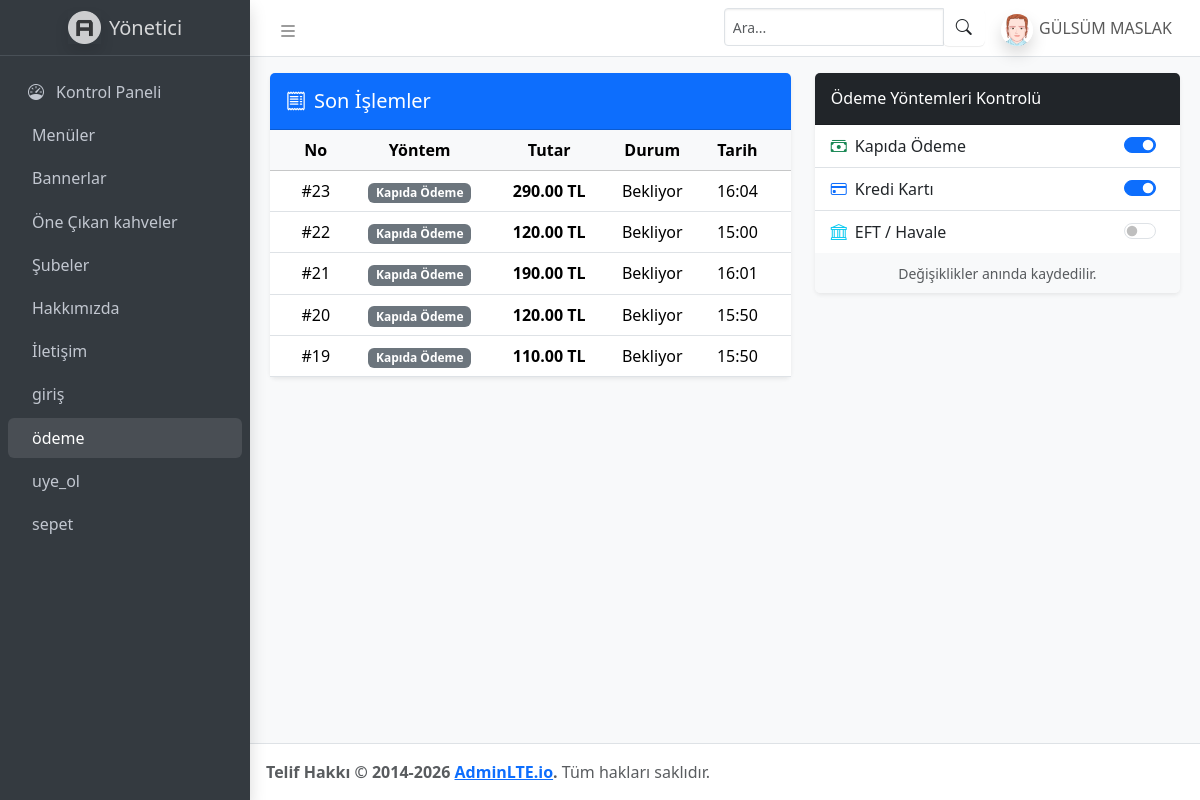
/admin/ödeme.php (signed in), run on the app's committed database.
### tables this page shows
CREATE TABLE IF NOT EXISTS `siparisler` (
  `id` int NOT NULL AUTO_INCREMENT,
  `kullanici_id` int NOT NULL,
  `teslimat_adres` varchar(255) NOT NULL,
  `telefon` varchar(20) NOT NULL,
  `odeme_yontemi` varchar(50) NOT NULL,
  `ara_toplam` decimal(10,2) NOT NULL,
  `kargo` decimal(10,2) NOT NULL,
  `toplam` decimal(10,2) NOT NULL,
  `durum` varchar(50) DEFAULT 'Bekliyor',
  `kayit_tarihi` datetime DEFAULT CURRENT_TIMESTAMP,
  `tarih` datetime DEFAULT CURRENT_TIMESTAMP,
  PRIMARY KEY (`id`)
);

### admin/ödeme.php (the view, shortened to what this page needs)
<?php
$activePage = basename($_SERVER['PHP_SELF']);
include_once __DIR__ . '/../bağlantı.php';
$db->query("CREATE TABLE IF NOT EXISTS `odeme_ayarlari` (
    `id` INT AUTO_INCREMENT PRIMARY KEY,
    `yontem_key` VARCHAR(50) UNIQUE,
    `durum` TINYINT(1) DEFAULT 1
) ENGINE=InnoDB DEFAULT CHARSET=utf8mb4;");
$ayarlar_raw = $db->query("SELECT * FROM odeme_ayarlari")->fetchAll(PDO::FETCH_ASSOC);
$ayarlar = [];
foreach ($ayarlar_raw as $ayar) {
  $ayarlar[$ayar['yontem_key']] = $ayar['durum'];
}
?>
<!doctype html>
<html lang="tr">
<head>
  <link rel="stylesheet" href="https://cdn.jsdelivr.net/npm/@fontsource/source-sans-3@5.0.12/index.css" />
  <link rel="stylesheet" href="https://cdn.jsdelivr.net/npm/overlayscrollbars@2.11.0/styles/overlayscrollbars.min.css" />
  <link rel="stylesheet" href="https://cdn.jsdelivr.net/npm/bootstrap-icons@1.13.1/font/bootstrap-icons.min.css" />
  <link rel="stylesheet" href="https://cdn.jsdelivr.net/npm/apexcharts@3.37.1/dist/apexcharts.css" />
  <link rel="stylesheet" href="https://cdn.jsdelivr.net/npm/jsvectormap@1.5.3/dist/css/jsvectormap.min.css" />
  <link rel="stylesheet" href="https://cdn.jsdelivr.net/npm/bootstrap@5.3.3/dist/css/bootstrap.min.css">
  <link rel="stylesheet" href="css/adminlte.min.css" />
</head>
<body class="layout-fixed sidebar-expand-lg bg-body-tertiary">
  <div class="app-wrapper">
    <nav class="app-header navbar navbar-expand bg-body">
      <div class="container-fluid">
        <ul class="navbar-nav">
          <li class="nav-item">
            <a class="nav-link" data-lte-toggle="sidebar" href="#" role="button">
              <i class="bi bi-list fs-5"></i>
            </a>
          </li>
        </ul>
        <ul class="navbar-nav ms-auto">
          <li class="nav-item">
            <div class="navbar-search-block">
              <form class="form-inline">
                <div class="input-group input-group-sm">
                  <input class="form-control form-control-navbar" type="search" placeholder="Ara..." aria-label="Search" />
                  <div class="input-group-append">
                    <button class="btn btn-navbar" type="button" data-widget="navbar-search">
                      <i class="bi bi-search"></i>
                    </button>
                  </div>
                </div>
              </form>
            </div>
          </li>
          <li class="nav-item dropdown user-menu">
            <a href="#" class="nav-link dropdown-toggle" data-bs-toggle="dropdown">
              <img src="img/avatar2.png" class="user-image rounded-circle shadow" alt="User Image" />
              <span class="d-none d-md-inline">GÜLSÜM MASLAK</span>
            </a>
          </li>
        </ul>
      </div>
    </nav>
    <aside class="app-sidebar bg-body-secondary shadow" data-bs-theme="dark">
      <div class="sidebar-brand">
        <a href="./index.php" class="brand-link">
          <img src="img/AdminLTELogo.png" alt="AdminLTE Logo" class="brand-image opacity-75 shadow" />
          <span class="brand-text fw-light">Yönetici</span>
        </a>
      </div>
      <div class="sidebar-wrapper">
        <nav class="mt-2">
          <ul class="nav sidebar-menu flex-column" data-lte-toggle="treeview" role="navigation">
            <li class="nav-item">
              <a href="index.php" class="nav-link <?php echo ($activePage == 'index.php') ? 'active' : ''; ?>">
                <i class="nav-icon bi bi-speedometer"></i>
                <p>Kontrol Paneli</p>
              </a>
            </li>
            <li class="nav-item">
              <a href="menuler.php" class="nav-link <?php echo ($activePage == 'menuler.php') ? 'active' : ''; ?>">
                <p>Menüler</p>
              </a>
            </li>
            <li class="nav-item">
              <a href="bannerlar.php" class="nav-link <?php echo ($activePage == 'bannerlar.php') ? 'active' : ''; ?>">
                <p>Bannerlar</p>
              </a>
            </li>
            <li class="nav-item">
              <a href="öneçıkankahve.php" class="nav-link <?php echo ($activePage == 'öneçıkankahve.php') ? 'active' : ''; ?>">
                <p>Öne Çıkan kahveler</p>
              </a>
            </li>
            <li class="nav-item">
              <a href="subeler.php" class="nav-link <?php echo ($activePage == 'subeler.php') ? 'active' : ''; ?>">
                <p>Şubeler</p>
              </a>
            </li>
            <li class="nav-item">
              <a href="hakkımızda.php" class="nav-link <?php echo ($activePage == 'hakkımızda.php') ? 'active' : ''; ?>">
                <p>Hakkımızda</p>
              </a>
            </li>
            <li class="nav-item">
              <a href="iletişim.php" class="nav-link <?php echo ($activePage == 'iletişim.php') ? 'active' : ''; ?>">
                <p>İletişim</p>
              </a>
            </li>
            <li class="nav-item">
              <a href="giriş.php" class="nav-link <?php echo ($activePage == 'giriş.php') ? 'active' : ''; ?>">
                <p>giriş</p>
              </a>
            </li>
            <li class="nav-item">
              <a href="ödeme.php" class="nav-link <?php echo ($activePage == 'ödeme.php') ? 'active' : ''; ?>">
                <p>ödeme</p>
              </a>
            </li>
            <li class="nav-item">
              <a href="uye_ol.php" class="nav-link <?php echo ($activePage == 'uye_ol.php') ? 'active' : ''; ?>">
                <p>uye_ol</p>
              </a>
            </li>
            <li class="nav-item">
              <a href="sepet.php" class="nav-link <?php echo ($activePage == 'sepet.php') ? 'active' : ''; ?>">
                <p>sepet</p>
              </a>
            </li>
          </ul>
        </nav>
      </div>
    </aside>
    <main class="app-main">
      <div class="app-content-header">
        <div class="container-fluid">
          <div class="row">
            <div class="col-md-7">
              <div class="card shadow-sm border-0">
                <div class="card-header bg-primary text-white">
                  <h5 class="mb-0"><i class="bi bi-receipt me-2"></i>Son İşlemler</h5>
                </div>
                <div class="card-body p-0">
                  <table class="table table-hover align-middle mb-0 text-center">
                    <thead class="table-light">
                      <tr>
                        <th>No</th>
                        <th>Yöntem</th>
                        <th>Tutar</th>
                        <th>Durum</th>
                        <th>Tarih</th>
                      </tr>
                    </thead>
                    <tbody>
                      <?php
                      $odemeler = $db->query("SELECT * FROM siparisler ORDER BY id DESC LIMIT 5");
                      while ($o = $odemeler->fetch(PDO::FETCH_ASSOC)):
                      ?>
                        <tr>
                          <td>#<?= $o['id'] ?></td>
                          <td><span class="badge bg-secondary"><?= $o['odeme_yontemi'] ?></span></td>
                          <td class="fw-bold"><?= $o['toplam'] ?> TL</td>
                          <td><?= $o['durum'] ?></td>
                          <td><?= date('H:i', strtotime($o['kayit_tarihi'])) ?></td>
                        </tr>
                      <?php endwhile; ?>
                    </tbody>
                  </table>
                </div>
              </div>
            </div>
            <div class="col-md-5">
              <div class="card shadow-sm border-0 mb-4">
                <div class="card-header bg-dark text-white">
                  <h6 class="mb-0">Ödeme Yöntemleri Kontrolü</h6>
                </div>
                <div class="list-group list-group-flush">
                  <div class="list-group-item d-flex justify-content-between align-items-center">
                    <div><i class="bi bi-cash-stack me-2 text-success"></i>Kapıda Ödeme</div>
                    <div class="form-check form-switch">
                      <input class="form-check-input status-toggle" type="checkbox" data-key="kapida_odeme" <?= $ayarlar['kapida_odeme'] ? 'checked' : ''; ?>>
                    </div>
                  </div>
                  <div class="list-group-item d-flex justify-content-between align-items-center">
                    <div><i class="bi bi-credit-card me-2 text-primary"></i>Kredi Kartı</div>
                    <div class="form-check form-switch">
                      <input class="form-check-input status-toggle" type="checkbox" data-key="kredi_karti" <?= $ayarlar['kredi_karti'] ? 'checked' : ''; ?>>
                    </div>
                  </div>
                  <div class="list-group-item d-flex justify-content-between align-items-center">
                    <div><i class="bi bi-bank me-2 text-info"></i>EFT / Havale</div>
                    <div class="form-check form-switch">
                      <input class="form-check-input status-toggle" type="checkbox" data-key="eft_havale" <?= $ayarlar['eft_havale'] ? 'checked' : ''; ?>>
                    </div>
                  </div>
                </div>
                <div class="card-footer bg-light text-center">
                  <small class="text-muted">Değişiklikler anında kaydedilir.</small>
                </div>
              </div>
            </div>
          </div>
        </div>
      </div>
    </main>
    <footer class="app-footer">
      <strong>Telif Hakkı &copy; 2014-2026 <a href="https://adminlte.io">AdminLTE.io</a>.</strong> Tüm hakları saklıdır.
    </footer>
  </div>
</body>
</html>

### data on the page
siparisler: id "23", odeme_yontemi "Kapıda Ödeme", toplam "290.00", durum "Bekliyor", kayit_tarihi "16:04"
siparisler: id "22", odeme_yontemi "Kapıda Ödeme", toplam "120.00", durum "Bekliyor", kayit_tarihi "15:00"
siparisler: id "21", odeme_yontemi "Kapıda Ödeme", toplam "190.00", durum "Bekliyor", kayit_tarihi "16:01"
siparisler: id "20", odeme_yontemi "Kapıda Ödeme", toplam "120.00", durum "Bekliyor", kayit_tarihi "15:50"
siparisler: id "19", odeme_yontemi "Kapıda Ödeme", toplam "110.00", durum "Bekliyor", kayit_tarihi "15:50"
